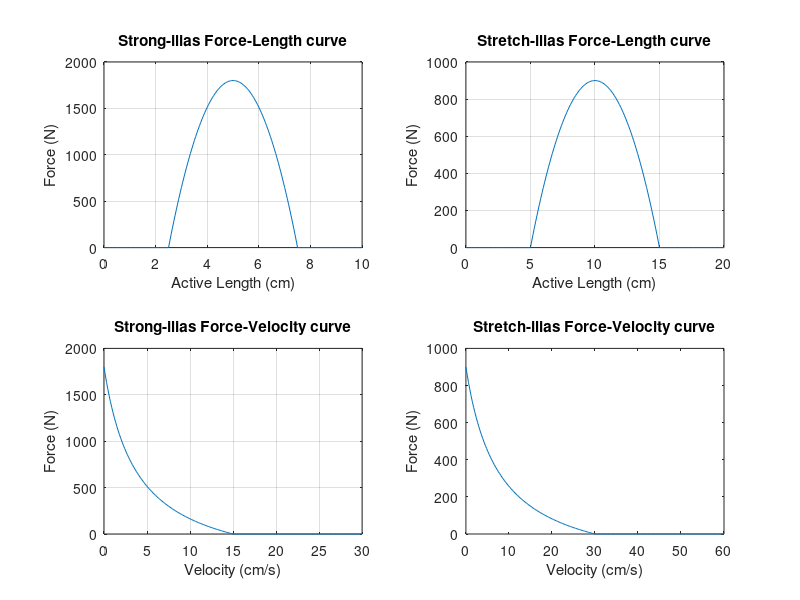

The MATLAB source for this figure: (Note: this script raises an error after producing the figure.)

clc; clear;

w = 0.5;
af = 0.25;

muscle_vol = 600; % cm3
stress_iso_peak = 0.3*10^6*10^-4; % N/cm2

force_iso_max_a = 1800; % N
force_iso_max_b = 900; % N

%PCSA_a = force_iso_max_a/stress_iso_peak; % cm2
%PCSA_b = force_iso_max_b/stress_iso_peak; % cm2

l_n = 0:0.01:2;

%len_opt_a = muscle_vol/PCSA_a; % cm
%len_opt_b = muscle_vol/PCSA_b; % cm

%%%%%%%%%%%%%%%%%%%%%%%%%%%%%%%%%%%%%%%%%%%%%%%%%%%%%%%%%%%%%%%%
% Selecting optimal length

len_opt_a = 5;
len_opt_b = 10;

PCSA_a = muscle_vol/len_opt_a;
PCSA_b = muscle_vol/len_opt_b;

%l_n = len_range/len_opt;

len_range_a = l_n*len_opt_a;
len_range_b = l_n*len_opt_b;

v_max_a = 3*len_opt_a;
v_max_b = 3*len_opt_b;

v_n = 0:0.01:2;

%v_n = len_range/v_max;

vel_range_a = v_max_a*v_n;
vel_range_b = v_max_b*v_n;

f_l = 1 - ((l_n - 1)./w).^2;
f_l(f_l<0) = 0;

subplot(2,2,1)
plot(len_range_a, force_iso_max_a*f_l)
ylabel('Force (N)')
xlabel('Active Length (cm)')
title('Strong-ilias Force-Length curve')
grid on

subplot(2,2,2)
plot(len_range_b, force_iso_max_b*f_l)
ylabel('Force (N)')
xlabel('Active Length (cm)')
title('Stretch-ilias Force-Length curve')
grid on

f_v = (1 - v_n)./(1 + (v_n/af));

subplot(2,2,3)
f_v(f_v<0) = 0;
plot(vel_range_a, force_iso_max_a*f_v);
ylabel('Force (N)')
xlabel('Velocity (cm/s)')
title('Strong-ilias Force-Velocity curve')
grid on

subplot(2,2,4)
f_v(f_v<0) = 0;
plot(vel_range_b, force_iso_max_b*f_v);
ylabel('Force (N)')
xlabel('Velocity (cm/s)')
title('Stretch-ilias Force-Velocity curve')
suptitle('Method-2 (Selection)')
grid on

figure
hold on
%subplot(1,2,1)
H1 = plot(vel_range_a, force_iso_max_a*f_v.*vel_range_a*10^-2);
H2 = plot(vel_range_b, force_iso_max_b*f_v.*vel_range_b*10^-2);
ylabel('Power (Watt)')
xlabel('Velocity (cm/s)')
xlim([0 40])
legend([H1 H2],{'Strong-ilias', 'Stretch-ilias'})
title('Method-2 (Selection)')
grid on

hold off

